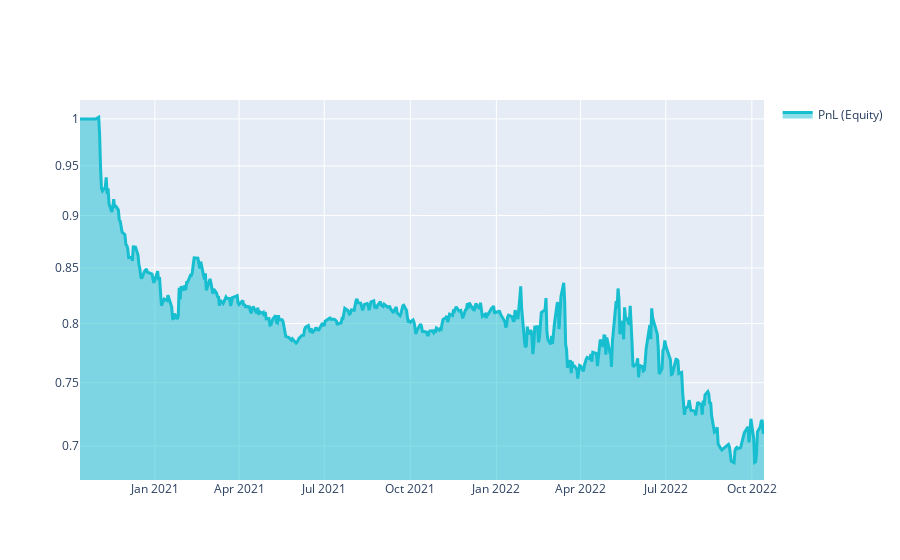

Notebook code cell kept with this figure:
### Markdown cell above
# Q18 Quick Start

This template shows you the basic steps for taking part to the **Q18 NASDAQ-100 Stock Long-Short contest**.

### Code cell
import xarray as xr

import qnt.ta as qnta
import qnt.data as qndata
import qnt.output as qnout
import qnt.stats as qns

data = qndata.stocks.load_ndx_data(min_date="2020-10-13")

close     = data.sel(field="close")
is_liquid = data.sel(field="is_liquid")
sma_slow  = qnta.sma(close, 75)
sma_fast  = qnta.sma(close, 5)
weights   = xr.where(sma_slow < sma_fast, 1, -1)
weights   = weights * is_liquid

weights = qnout.clean(weights, data, "stocks_nasdaq100")

# calc stats
stats = qns.calc_stat(data, weights.sel(time=slice("2020-10-13", None)))
display(stats.to_pandas().tail())

# graph
performance = stats.to_pandas()["equity"]
import qnt.graph as qngraph

qngraph.make_plot_filled(performance.index, performance, name="PnL (Equity)", type="log")

### Figure 1 — Plotly figure (JSON) as saved in the notebook; plotly's stock layout.template omitted (floating-point values rounded to 4 significant figures; data arrays with more than 128 entries replaced by an {"elided": "..."} marker saying what was removed)
{"data": [{"fill": "tonexty", "line": {"color": "#17BECF", "width": 3}, "name": "PnL (Equity)", "type": "scatter", "x": {"elided": "506 str values"}, "y": {"elided": "506 float values"}}], "layout": {"showlegend": true, "yaxis": {"range": [-0.171, 0.008942], "type": "log"}}}
